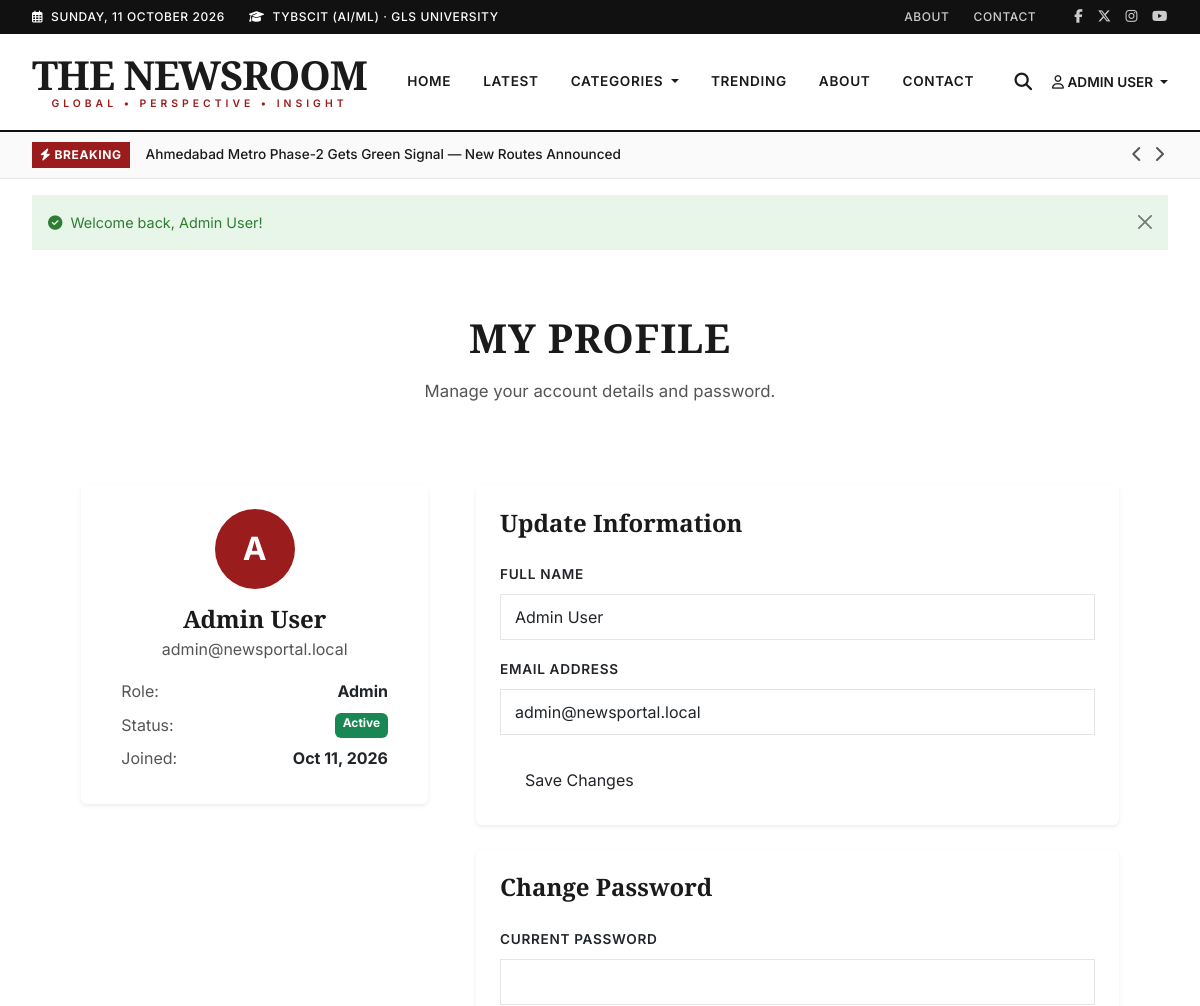
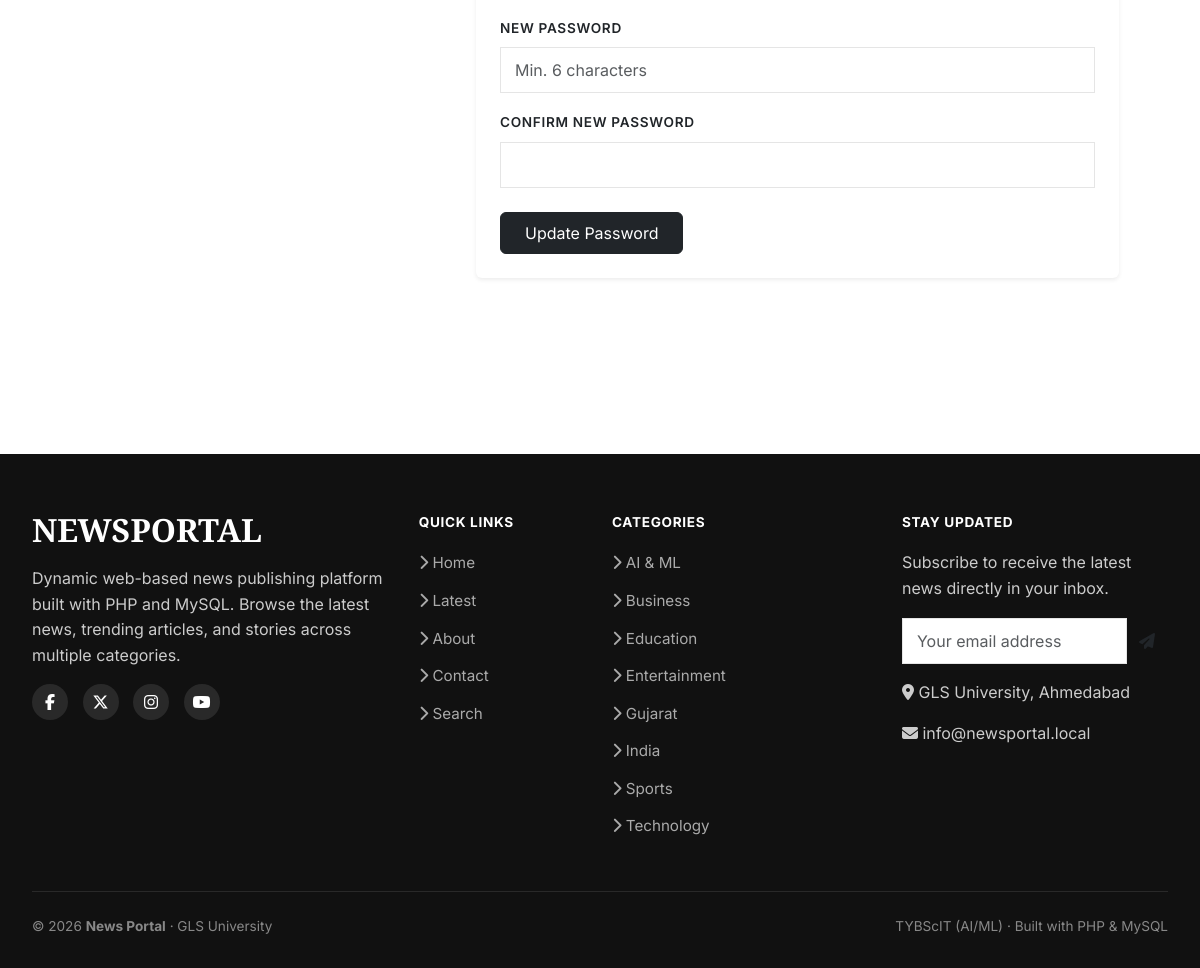
The app's page /profile.php (signed in) with its own data (2 pictures, top to bottom).
### tables this page shows
CREATE TABLE IF NOT EXISTS `news` (
    `id`                INT UNSIGNED    NOT NULL AUTO_INCREMENT,
    `category_id`       INT UNSIGNED    NOT NULL,
    `author_id`         INT UNSIGNED    NOT NULL,
    `title`             VARCHAR(255)    NOT NULL,
    `slug`              VARCHAR(280)    NOT NULL,
    `short_description` VARCHAR(500)    NOT NULL,
    `content`           LONGTEXT        NOT NULL,
    `featured_image`    VARCHAR(255)    DEFAULT NULL,
    `status`            ENUM('draft', 'published', 'archived') NOT NULL DEFAULT 'draft',
    `is_featured`       TINYINT(1)      NOT NULL DEFAULT 0,
    `is_breaking`       TINYINT(1)      NOT NULL DEFAULT 0,
    `views`             INT UNSIGNED    NOT NULL DEFAULT 0,
    `published_at`      DATETIME        DEFAULT NULL,
    `created_at`        DATETIME        NOT NULL DEFAULT CURRENT_TIMESTAMP,
    `updated_at`        DATETIME        NOT NULL DEFAULT CURRENT_TIMESTAMP ON UPDATE CURRENT_TIMESTAMP,

    PRIMARY KEY (`id`),
    UNIQUE KEY `uk_news_slug` (`slug`),
    INDEX `idx_news_status_published` (`status`, `published_at`),
    INDEX `idx_news_category` (`category_id`),
    INDEX `idx_news_author` (`author_id`),
    INDEX `idx_news_featured` (`is_featured`),
    INDEX `idx_news_breaking` (`is_breaking`),
    INDEX `idx_news_views` (`views`),

    CONSTRAINT `fk_news_category`
        FOREIGN KEY (`category_id`) REFERENCES `categories` (`id`)
        ON DELETE RESTRICT ON UPDATE CASCADE,

    CONSTRAINT `fk_news_author`
        FOREIGN KEY (`author_id`) REFERENCES `users` (`id`)
        ON DELETE RESTRICT ON UPDATE CASCADE
);

CREATE TABLE IF NOT EXISTS `users` (
    `id`            INT UNSIGNED    NOT NULL AUTO_INCREMENT,
    `name`          VARCHAR(100)    NOT NULL,
    `email`         VARCHAR(255)    NOT NULL,
    `password`      VARCHAR(255)    NOT NULL COMMENT 'Stored via password_hash(PASSWORD_DEFAULT)',
    `role`          ENUM('admin', 'editor', 'user') NOT NULL DEFAULT 'user',
    `profile_image` VARCHAR(255)    DEFAULT NULL,
    `status`        ENUM('active', 'inactive') NOT NULL DEFAULT 'active',
    `created_at`    DATETIME        NOT NULL DEFAULT CURRENT_TIMESTAMP,
    `updated_at`    DATETIME        NOT NULL DEFAULT CURRENT_TIMESTAMP ON UPDATE CURRENT_TIMESTAMP,

    PRIMARY KEY (`id`),
    UNIQUE KEY `uk_users_email` (`email`)
);

CREATE TABLE IF NOT EXISTS `categories` (
    `id`            INT UNSIGNED    NOT NULL AUTO_INCREMENT,
    `name`          VARCHAR(100)    NOT NULL,
    `slug`          VARCHAR(120)    NOT NULL,
    `description`   TEXT            DEFAULT NULL,
    `status`        ENUM('active', 'inactive') NOT NULL DEFAULT 'active',
    `created_at`    DATETIME        NOT NULL DEFAULT CURRENT_TIMESTAMP,
    `updated_at`    DATETIME        NOT NULL DEFAULT CURRENT_TIMESTAMP ON UPDATE CURRENT_TIMESTAMP,

    PRIMARY KEY (`id`),
    UNIQUE KEY `uk_categories_name` (`name`),
    UNIQUE KEY `uk_categories_slug` (`slug`)
);

### profile.php (the view, shortened to what the rows shown need)
<?php
require_once __DIR__ . '/includes/functions.php';
$user_id = currentUserId();
$pdo = connectDB();
$stmt = $pdo->prepare("SELECT name, email, role, status, created_at, password FROM users WHERE id = :id");
$stmt->execute([':id' => $user_id]);
$userData = $stmt->fetch();
require_once __DIR__ . '/includes/header.php';
require_once __DIR__ . '/includes/navbar.php';
?>
<main class="profile-page py-5">
    <div class="container mb-5">
        <div class="text-center mb-5 pb-3">
            <h1 class="section-title mb-3" style="font-size: 2.5rem;">My Profile</h1>
        </div>
        <div class="row g-5 justify-content-center">
            <div class="col-lg-4">
                <div class="card shadow-sm border-0 mb-4">
                    <div class="card-body p-4 text-center">
                        <div class="mb-3">
                            <div style="width: 80px; height: 80px; border-radius: 50%; background: var(--accent); color: var(--white); display: flex; align-items: center; justify-content: center; font-weight: 700; font-size: 2rem; margin: 0 auto;">
                                <?= strtoupper(substr(e($userData['name']), 0, 1)) ?>
                            </div>
                        </div>
                        <h4 class="mb-1" style="font-family: var(--font-display);"><?= e($userData['name']) ?></h4>
                        <p class="text-muted mb-3"><?= e($userData['email']) ?></p>
                        <div class="d-flex justify-content-between text-start mb-2 px-3">
                            <span class="text-muted">Role:</span>
                            <span class="fw-bold text-capitalize"><?= e($userData['role']) ?></span>
                        </div>
                        <div class="d-flex justify-content-between text-start mb-2 px-3">
                            <span class="text-muted">Status:</span>
                            <span class="badge bg-<?= $userData['status'] === 'active' ? 'success' : 'warning text-dark' ?>"><?= ucfirst(e($userData['status'])) ?></span>
                        </div>
                        <div class="d-flex justify-content-between text-start mb-2 px-3">
                            <span class="text-muted">Joined:</span>
                            <span class="fw-bold"><?= date('M j, Y', strtotime($userData['created_at'])) ?></span>
                        </div>
                    </div>
                </div>
            </div>
            <div class="col-lg-7">
                <div class="card shadow-sm border-0 mb-4">
                    <div class="card-body p-4">
                        <form action="<?= buildUrl('profile.php') ?>" method="POST">
                            <div class="mb-3">
                                <label for="name" class="form-label">Full Name</label>
                                <input type="text" class="form-control" id="name" name="name" value="<?= e($userData['name']) ?>" required>
                            </div>
                            <div class="mb-4">
                                <label for="email" class="form-label">Email Address</label>
                                <input type="email" class="form-control" id="email" name="email" value="<?= e($userData['email']) ?>" required>
                            </div>
                        </form>
                    </div>
                </div>
            </div>
        </div>
    </div>
</main>
<?php
require_once __DIR__ . '/includes/footer.php';
?>

### includes/navbar.php (shortened to what the rows shown need)
<?php
$breakingNews = [];
try {
    $pdo = connectDB();
    $stmt = $pdo->query("SELECT name, slug FROM categories WHERE status = 'active' ORDER BY name ASC");
    $navCategories = $stmt->fetchAll();
    $breakStmt = $pdo->query("SELECT title, slug FROM news WHERE status = 'published' AND is_breaking = 1 ORDER BY published_at DESC LIMIT 5");
    $breakingNews = $breakStmt->fetchAll();
} catch (Exception $e) {
    $navCategories = [];
    $breakingNews = [];
}
?>
<?php if (!empty($breakingNews)): ?>
<div class="breaking-bar" role="region" aria-label="Breaking News">
    <div class="container">
        <span class="breaking-label">
            <i class="fas fa-bolt" aria-hidden="true"></i> BREAKING
        </span>
        <div class="breaking-text" id="breakingText" aria-live="polite">
            <a href="<?= buildUrl('news.php', ['slug' => $breakingNews[0]['slug']]) ?>">
                <?= e($breakingNews[0]['title']) ?>
            </a>
        </div>
        <?php if (count($breakingNews) > 1): ?>
        <div class="breaking-nav">
            <button type="button" id="breakingPrev" aria-label="Previous breaking story"><i class="fas fa-chevron-left" aria-hidden="true"></i></button>
            <button type="button" id="breakingNext" aria-label="Next breaking story"><i class="fas fa-chevron-right" aria-hidden="true"></i></button>
        </div>
        <?php endif; ?>
    </div>
</div>
<?php endif; ?>

### includes/footer.php (shortened to what the rows shown need)
<footer class="site-footer">
    <div class="container">
        <div class="row g-4">
            <div class="col-lg-3 col-md-6">
                <ul class="footer-links">
                    <?php if (!empty($navCategories)): ?>
                        <?php foreach (array_slice($navCategories, 0, 8) as $cat): ?>
                            <li>
                                <a href="<?= buildUrl('category.php', ['slug' => $cat['slug']]) ?>">
                                    <i class="fas fa-chevron-right"></i> <?= e($cat['name']) ?>
                                </a>
                            </li>
                        <?php endforeach; ?>
                    <?php endif; ?>
                </ul>
            </div>
        </div>
    </div>
</footer>
</body>
</html>

### records on screen
news: title "Ahmedabad Metro Phase-2 Gets Green Signal — New Routes Announced"
users: name "A", name "Admin User", email "admin@newsportal.local", role "Admin", status "Active", created_at "Oct 11, 2026"
categories: name "AI & ML"
categories: name "Business"
categories: name "Education"
categories: name "Entertainment"
categories: name "Gujarat"
categories: name "India"
categories: name "Sports"
categories: name "Technology"

### other values on screen
currentUserName() "ADMIN USER"
$flash['message'] "Welcome back, Admin User!"
APP_NAME "News Portal"
